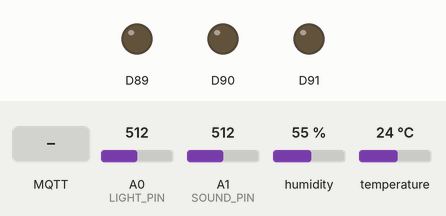
This sketch was run on a simulated Arduino MKR. Parts: output pins drawn as LEDs (lit = HIGH). The test bench sets the inputs (shaded band); at power-on: A0 (LIGHT_PIN) = 512, A1 (SOUND_PIN) = 512, humidity 55 %, temperature 24 °C. WiFi joins after 1.5 s; servers stay silent unless stated; a WiFi scan finds three made-up networks; no MQTT or app messages arrive unless stated; what the sketch prints to the serial monitor is not drawn.

Above: at 8.8 s.
8.9 s: MQTT message "on" arrives on the first subscribed topic
At 9.4 s:
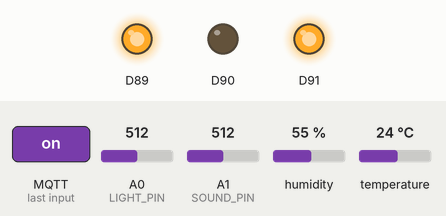
10.4 s: MQTT message "off" arrives on the first subscribed topic
At 11.8 s:
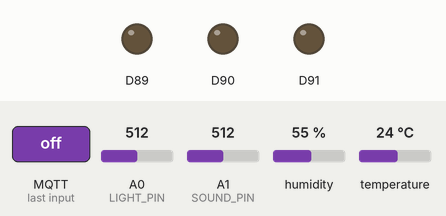
Timing chart, 0 to 13.4 s (numbered marks = the images above; inputs shaded):
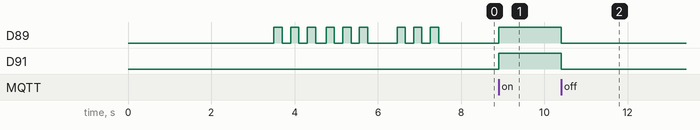

Measured:
- after the input at 8.9 s, D89, D91: LOW → HIGH at once
- after the input at 10.4 s, D89, D91: HIGH → LOW at once

The sketch:

sensor_publisher.ino
```cpp
#include <WiFiNINA.h>       // Wi-Fi for MKR1010
#include <utility/wifi_drv.h>  // For RGB LED control
#include <PubSubClient.h>   // MQTT client
#include <DHT.h>            // DHT11 temp/humidity

// WiFi config
const char* ssid     = "Noah’s iPhone 15 Pro Max";
const char* pass     = "test..123";
const char* mqttUser = "noah.gallo";
const char* mqttPass = "g22315333";
const char* mqttHost = "mqtt.u-picardie.fr";
const uint16_t mqttPort = 8883;

// Topic root
const char* baseTopic = "m2ccm/noa/g22315333";

// Pins
#define DHTPIN      2      // DHT11 data → D2
#define DHTTYPE     DHT11
#define LIGHT_PIN   A0     // LDR → A0
#define SOUND_PIN   A1     // Sound sensor → A1

// RGB LED pins (built-in)
#define RGB_GREEN   25     // Green LED
#define RGB_RED     26     // Red LED
#define RGB_BLUE    27     // Blue LED

DHT dht(DHTPIN, DHTTYPE);
WiFiSSLClient net;
PubSubClient client(net);

// Control variables
bool dataTransmissionEnabled = true;
bool ledManuallyControlled = false;
String ledState = "off";
unsigned long lastPub = 0;
unsigned long lastSensorRead = 0;
unsigned long lastStatusPub = 0;
unsigned long lastClassDataPub = 0;

// Anti-flood protection
const unsigned long MIN_PUBLISH_INTERVAL = 900;

void setup() {
  Serial.begin(115200);
  while (!Serial);

  Serial.println("=== Arduino MKR WiFi 1010 Starting ===");

  // Setup RGB LED pins
  WiFiDrv::pinMode(RGB_GREEN, OUTPUT);
  WiFiDrv::pinMode(RGB_RED, OUTPUT);
  WiFiDrv::pinMode(RGB_BLUE, OUTPUT);

  // Turn off RGB LED initially
  setRGBColor(0, 0, 0);

  dht.begin();

  Serial.println("DHT11 sensor initialized");
  Serial.println("RGB LED initialized (OFF by default)");
  Serial.println("Class data publishing enabled on /temp topic");
  Serial.println("Starting WiFi connection...");
  connectWiFi();

  client.setServer(mqttHost, mqttPort);
  client.setCallback(mqttCallback);

  Serial.println("Connecting to MQTT broker...");
  connectMQTT();

  Serial.println("Setup complete!");

  // Brief flash to indicate successful setup, then turn off
  flashSuccess();
  setRGBColor(0, 0, 0); // Ensure LED is off after setup
}

void loop() {
  // Keep client alive
  if (!client.connected()) {
    Serial.println("MQTT disconnected, reconnecting...");
    connectMQTT();
  }
  client.loop();

  unsigned long now = millis();

  // Publish every 1 second
  if (now - lastPub >= 1000 && dataTransmissionEnabled) {
    if (now - lastSensorRead >= MIN_PUBLISH_INTERVAL) {
      publishSensorData();
      lastPub = now;
      lastSensorRead = now;
    }
  }

  // 🆕 NEW: Publish class data every 5 seconds (different interval)
  if (now - lastClassDataPub >= 5000 && dataTransmissionEnabled) {
    publishClassData();
    lastClassDataPub = now;
  }

  // Republish online status every 30 seconds to ensure it stays active
  if (now - lastStatusPub >= 30000) {
    if (client.connected()) {
      char statusTopic[64];
      snprintf(statusTopic, sizeof(statusTopic), "%s/statut", baseTopic);

      if (client.publish(statusTopic, "online", true)) {
        Serial.println("🔄 Republished online status - DASHBOARD SHOULD NOW WORK!");
      } else {
        Serial.println("❌ Failed to republish online status");
      }
    }
    lastStatusPub = now;
  }

  // LED Control - Only manual control, no automatic status colors
  if (ledManuallyControlled) {
    if (ledState == "on") {
      // LED is ON - show a nice cyan color
      setRGBColor(0, 255, 255); // Bright cyan
    } else {
      // LED is OFF
      setRGBColor(0, 0, 0); // Off
    }
  } else {
    // LED not manually controlled - keep it off
    setRGBColor(0, 0, 0); // Off
  }
}

// 🆕 NEW: Publish class data in the agreed format
void publishClassData() {
  Serial.println("--- Publishing Class Data ---");

  float temperature = dht.readTemperature();
  int lightLevel = analogRead(LIGHT_PIN);
  int soundLevel = analogRead(SOUND_PIN);

  // Validate readings before publishing
  if (isnan(temperature) || temperature < -40 || temperature > 85) {
    Serial.println("❌ Invalid temperature for class data, skipping");
    return;
  }

  if (lightLevel < 0 || lightLevel > 1023) {
    Serial.println("❌ Invalid light level for class data, skipping");
    return;
  }

  if (soundLevel < 0 || soundLevel > 1023) {
    Serial.println("❌ Invalid sound level for class data, skipping");
    return;
  }

  char classTopicBuf[64];
  char classPayload[128];

  // Create topic: m2ccm/noa/g22315333/temp
  snprintf(classTopicBuf, sizeof(classTopicBuf), "%s/temp", baseTopic);

  // Create payload in agreed format: { "temp":31.6, "lum":184, "sound":0 }
  snprintf(classPayload, sizeof(classPayload), "{\"temp\":%.1f,\"lum\":%d,\"sound\":%d}",
           temperature, lightLevel, soundLevel);

  Serial.print("📊 Publishing class data to: ");
  Serial.println(classTopicBuf);
  Serial.print("📊 Class payload: ");
  Serial.println(classPayload);

  if(client.publish(classTopicBuf, classPayload, true)) {
    Serial.println("✅ Published class data successfully - CLASS AVERAGE SHOULD UPDATE!");
  } else {
    Serial.println("❌ Failed to publish class data");
  }

  Serial.println("--- Class Data Publishing Complete ---\n");
}

// Set RGB LED color (0-255 for each color)
void setRGBColor(int red, int green, int blue) {
  WiFiDrv::analogWrite(RGB_RED, red);
  WiFiDrv::analogWrite(RGB_GREEN, green);
  WiFiDrv::analogWrite(RGB_BLUE, blue);
}

// Flash success pattern (only during setup/connection)
void flashSuccess() {
  Serial.println("🎉 Flashing success pattern");
  for (int i = 0; i < 3; i++) {
    setRGBColor(0, 255, 0); // Bright green
    delay(200);
    setRGBColor(0, 0, 0);   // Off
    delay(200);
  }
}

// Flash error pattern
void flashError() {
  Serial.println("❌ Flashing error pattern");
  for (int i = 0; i < 5; i++) {
    setRGBColor(255, 0, 0); // Bright red
    delay(100);
    setRGBColor(0, 0, 0);   // Off
    delay(100);
  }
}

void publishSensorData() {
  Serial.println("--- Reading Sensors ---");

  float temperature = dht.readTemperature();
  float humidity = dht.readHumidity();
  int lightLevel = analogRead(LIGHT_PIN);
  int soundLevel = analogRead(SOUND_PIN);

  Serial.print("Raw sensor readings - Temperature: ");
  Serial.print(temperature);
  Serial.print(" C, Humidity: ");
  Serial.print(humidity);
  Serial.print(" %, Light: ");
  Serial.print(lightLevel);
  Serial.print(", Sound: ");
  Serial.println(soundLevel);

  // Check DHT sensor status
  if (isnan(temperature) || isnan(humidity)) {
    Serial.println("ERROR: DHT11 sensor reading failed!");
  }

  char topicBuf[64];
  char payload[128];

  // Validate and publish temperature
  if (!isnan(temperature) && temperature >= -40 && temperature <= 85) {
    snprintf(topicBuf, sizeof(topicBuf), "%s/data/temperature", baseTopic);
    snprintf(payload, sizeof(payload), "{\"value\":%.1f,\"humidity\":%.1f,\"timestamp\":%lu}",
             temperature, humidity, millis());

    if(client.publish(topicBuf, payload, true)) {
      Serial.println("✓ Published temperature data successfully");
    } else {
      Serial.println("✗ Failed to publish temperature data");
    }
  } else {
    Serial.println("✗ Temperature reading invalid, not publishing");
  }

  // Validate and publish light level
  if (lightLevel >= 0 && lightLevel <= 1023) {
    float lightPercent = (lightLevel / 1023.0) * 100;
    snprintf(topicBuf, sizeof(topicBuf), "%s/data/luminosity", baseTopic);
    snprintf(payload, sizeof(payload), "{\"value\":%.1f,\"raw\":%d,\"timestamp\":%lu}",
             lightPercent, lightLevel, millis());

    if(client.publish(topicBuf, payload, true)) {
      Serial.println("✓ Published luminosity data successfully");
    } else {
      Serial.println("✗ Failed to publish luminosity data");
    }
  }

  // Validate and publish sound level
  if (soundLevel >= 0 && soundLevel <= 1023) {
    float soundPercent = (soundLevel / 1023.0) * 100;
    snprintf(topicBuf, sizeof(topicBuf), "%s/data/sound", baseTopic);
    snprintf(payload, sizeof(payload), "{\"value\":%.1f,\"raw\":%d,\"timestamp\":%lu}",
             soundPercent, soundLevel, millis());

    if(client.publish(topicBuf, payload, true)) {
      Serial.println("✓ Published sound data successfully");
    } else {
      Serial.println("✗ Failed to publish sound data");
    }
  }

  Serial.println("--- Sensor Reading Complete ---\n");
}

void connectWiFi() {
  Serial.println("Scanning for networks...");
  int n = WiFi.scanNetworks();
  Serial.print("Found ");
  Serial.print(n);
  Serial.println(" networks:");

  for (int i = 0; i < n; i++) {
    Serial.print(i + 1);
    Serial.print(": ");
    Serial.print(WiFi.SSID(i));
    Serial.print(" (");
    Serial.print(WiFi.RSSI(i));
    Serial.println(" dBm)");
  }

  Serial.print("Connecting to Wi-Fi \"");
  Serial.print(ssid);
  Serial.println("\"");

  unsigned long start = millis();
  WiFi.begin(ssid, pass);

  while (WiFi.status() != WL_CONNECTED) {
    if (millis() - start >= 15000) {
      Serial.println("\n✗ Wi-Fi connect timeout after 15 seconds");
      flashError();
      return;
    }
    Serial.print(".");
    delay(500);
    yield();
  }

  Serial.println("\n✓ Wi-Fi connected successfully!");
  Serial.print("IP address: ");
  Serial.println(WiFi.localIP());
  Serial.print("Signal strength: ");
  Serial.print(WiFi.RSSI());
  Serial.println(" dBm");

  flashSuccess(); // Flash green on successful WiFi connection
}

void connectMQTT() {
  char willTopic[64];
  snprintf(willTopic, sizeof(willTopic), "%s/statut", baseTopic);

  uint8_t mac[6];
  WiFi.macAddress(mac);
  char clientId[32];
  snprintf(clientId, sizeof(clientId), "MKR1010_%02X%02X%02X",
           mac[3], mac[4], mac[5]);

  Serial.print("MQTT Client ID: ");
  Serial.println(clientId);
  Serial.print("Connecting to MQTT broker ");
  Serial.print(mqttHost);
  Serial.print(":");
  Serial.print(mqttPort);
  Serial.println("...");

  unsigned long start = millis();
  while (!client.connect(clientId, mqttUser, mqttPass,
                        willTopic, 1, true, "offline")) {
    if (millis() - start >= 10000) {
      Serial.println("\n✗ MQTT connect timeout after 10 seconds");
      flashError();
      return;
    }
    Serial.print(".");
    delay(500);
    yield();
  }

  Serial.println("\n✓ MQTT connected successfully!");
  flashSuccess(); // Flash green on successful MQTT connection

  // IMPROVED: Multiple attempts to publish online status with delays
  bool statusPublished = false;
  for (int attempt = 1; attempt <= 3; attempt++) {
    Serial.print("📡 Publishing online status (attempt ");
    Serial.print(attempt);
    Serial.print("/3)... ");

    if (client.publish(willTopic, "online", true)) {
      Serial.println("✓ SUCCESS! Published online status - Dashboard should show ONLINE now!");
      statusPublished = true;
      break;
    } else {
      Serial.println("✗ FAILED");
      delay(1000); // Wait 1 second before retry
    }
  }

  if (!statusPublished) {
    Serial.println("❌ CRITICAL: Failed to publish online status after 3 attempts!");
    Serial.println("❌ Dashboard will show OFFLINE - LED button will be disabled");
  }

  // Small delay to ensure status message is processed
  delay(500);

  // Subscribe to command topics
  char ledTopic[64];
  char dataTopic[64];
  snprintf(ledTopic, sizeof(ledTopic), "%s/command/led", baseTopic);
  snprintf(dataTopic, sizeof(dataTopic), "%s/command/data_transmission", baseTopic);

  if(client.subscribe(ledTopic)) {
    Serial.print("✓ Subscribed to: ");
    Serial.println(ledTopic);
  } else {
    Serial.print("✗ Failed to subscribe to: ");
    Serial.println(ledTopic);
  }

  if(client.subscribe(dataTopic)) {
    Serial.print("✓ Subscribed to: ");
    Serial.println(dataTopic);
  } else {
    Serial.print("✗ Failed to subscribe to: ");
    Serial.println(dataTopic);
  }

  // Initialize timers
  lastStatusPub = millis();
  lastClassDataPub = millis();
}

void mqttCallback(char* topic, byte* payload, unsigned int length) {
  payload[length] = '\0';
  String msg = String((char*)payload);

  Serial.println("--- MQTT Command Received ---");
  Serial.print("Topic: ");
  Serial.println(topic);
  Serial.print("Message: ");
  Serial.println(msg);

  // Control RGB LED - ON/OFF instead of flash
  if (String(topic).endsWith("/command/led")) {
    ledManuallyControlled = true; // Mark as manually controlled

    if (msg == "on") {
      ledState = "on";
      Serial.println("💡 LED turned ON (Cyan)");
    } else if (msg == "off") {
      ledState = "off";
      Serial.println("💡 LED turned OFF");
    } else if (msg == "disable") {
      // Reset to automatic mode (off)
      ledManuallyControlled = false;
      ledState = "off";
      Serial.println("💡 LED control disabled (Auto OFF)");
    }

    Serial.print("LED State: ");
    Serial.print(ledState);
    Serial.print(" | Manually Controlled: ");
    Serial.println(ledManuallyControlled ? "YES" : "NO");
  }

  // Control data transmission
  if (String(topic).endsWith("/command/data_transmission")) {
    bool previousState = dataTransmissionEnabled;
    dataTransmissionEnabled = (msg == "on" || msg == "enable");
    Serial.print("Data transmission: ");
    Serial.print(previousState ? "ENABLED" : "DISABLED");
    Serial.print(" -> ");
    Serial.println(dataTransmissionEnabled ? "ENABLED" : "DISABLED");
  }

  Serial.println("--- Command Processing Complete ---\n");
}
```
